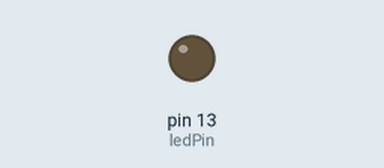
A sketch run on a simulated Arduino Uno, built with avr-gcc and run on an emulated ATmega328P. Parts: output pins drawn as LEDs (lit = HIGH). Dashed ring = blinking. What the sketch prints to the serial monitor is not drawn.

Above: at 1.0 s.
At 2.5 s:
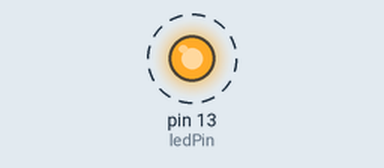
Timing chart, 0 to 4.6 s (numbered marks = the images above):
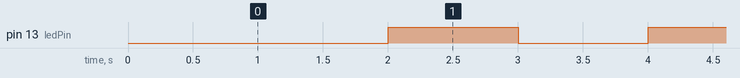

Measured:
- by itself, pin 13 (ledPin): alternates HIGH for 1.0 s and LOW for 1.0 s

The sketch:

LEDFlashTest.ino
```cpp
int var;
int ledPin = 13;
void setup() {
  // put your setup code here, to run once:
  Serial.begin(9600);
  pinMode(ledPin,OUTPUT);
  Serial.println("Begin Test...");
}

void loop() {
  // put your main code here, to run repeatedly:
  delay(1000);
  var = 0;
  while(var < 100){
    digitalWrite(ledPin,LOW);
    delay(1000);
    digitalWrite(ledPin,HIGH);
    delay(1000);
    var++;
  }
  Serial.println("Test Complete!");
  delay(1000);
  exit(0);
}
```
